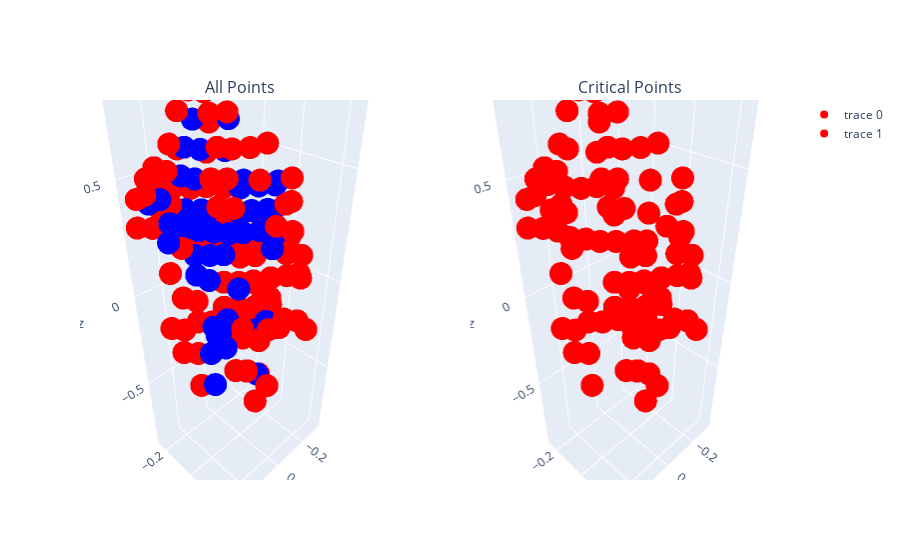

Here is the notebook cell this chart was saved with:
### Code cell
plot_crit_points_from_file(model, 'data/sweeps/PEDESTRIAN/11.txt', 200)
